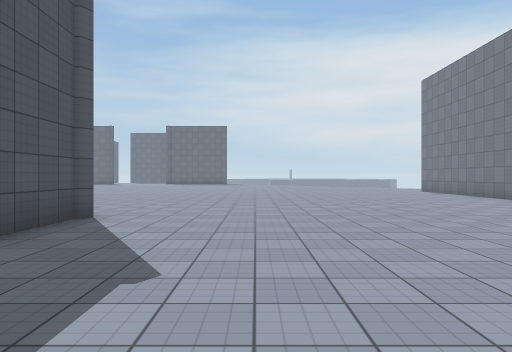
[1] (above)

24 first-person views from a walk through a Unity game level. The camera is 1.4 m above the floor, looks level and sees 70° across. The floor is counted in squares, 2 m on a side. Each view is taken from the middle of a square. On the plan, view 1 faces up. The plan holds only what a view shows up to about 11 squares ahead; the rest is blank. The place goes on beyond the plan. The player is left out. Surface patterns are stand-ins for the level's own textures.

[2]
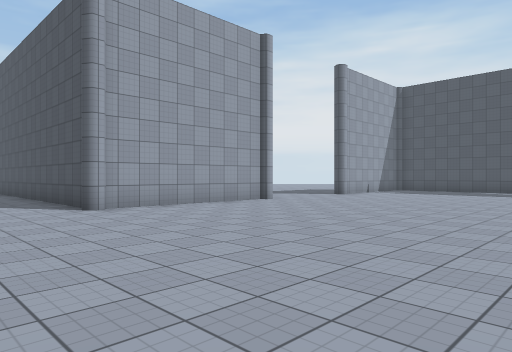

[3]
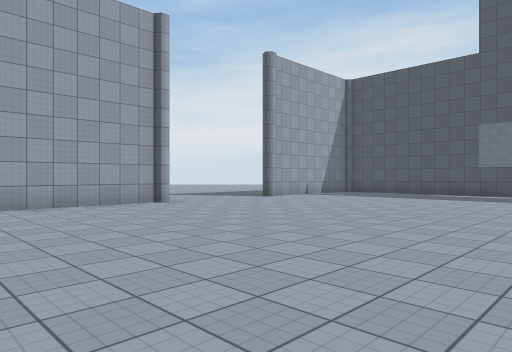

[4]
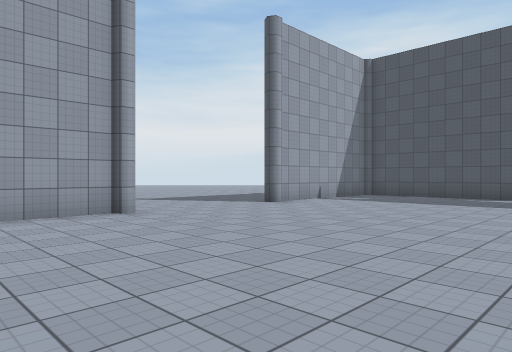

[5]
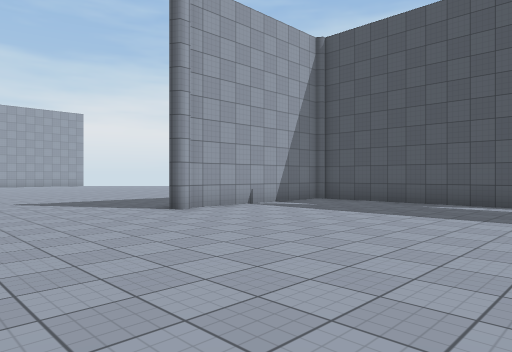

[6]
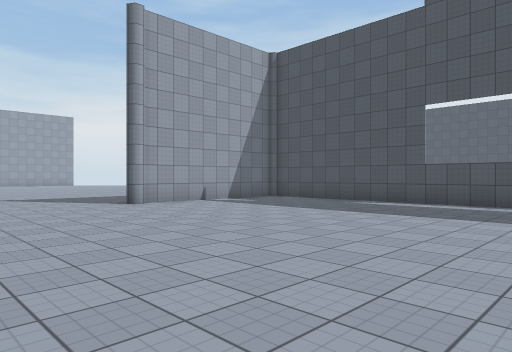

[7]
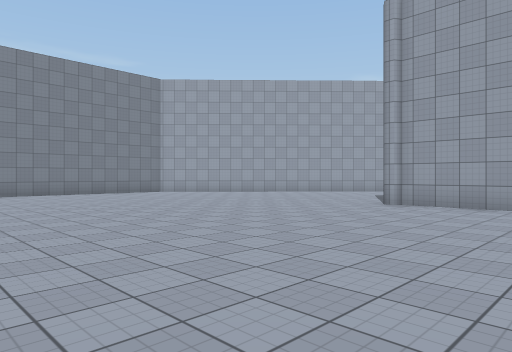

[8]
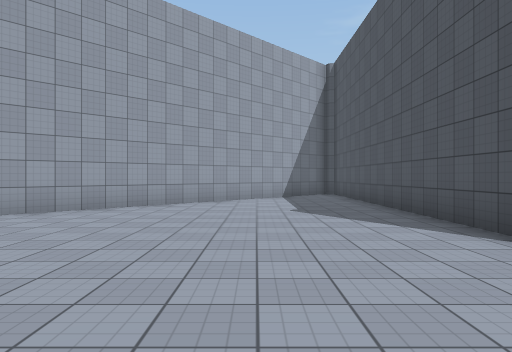

[9]
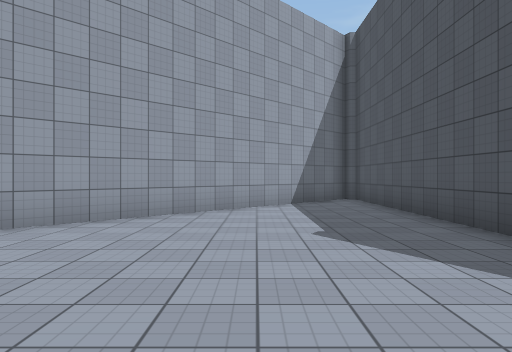

[10]
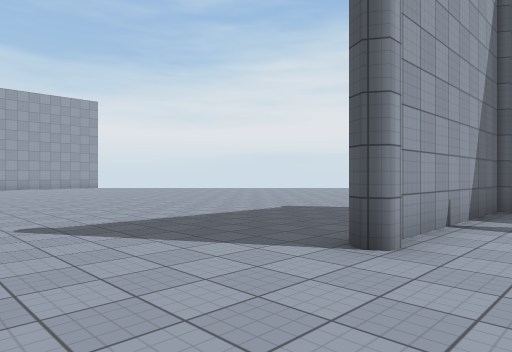

[11]
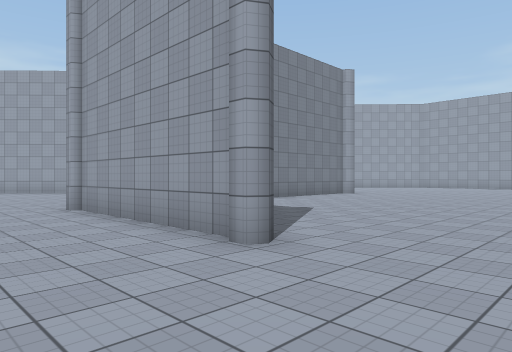

[12]
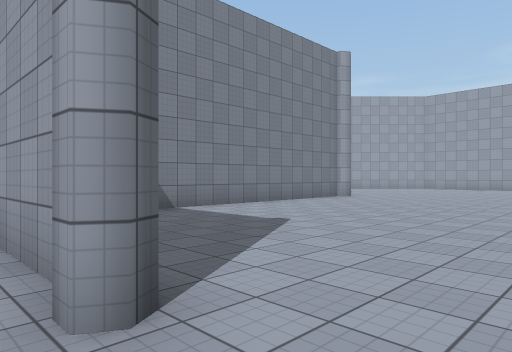

[13]
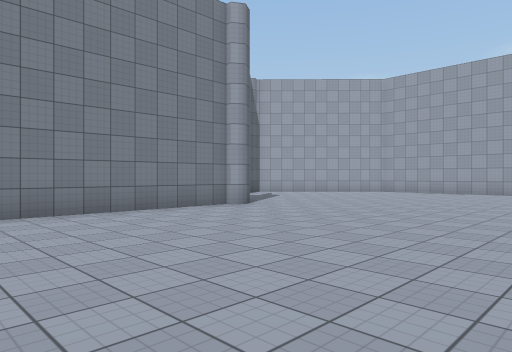

[14]
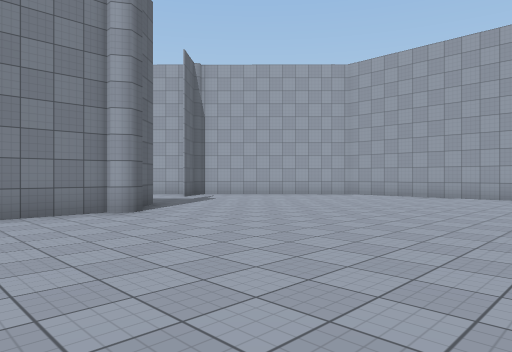

[15]
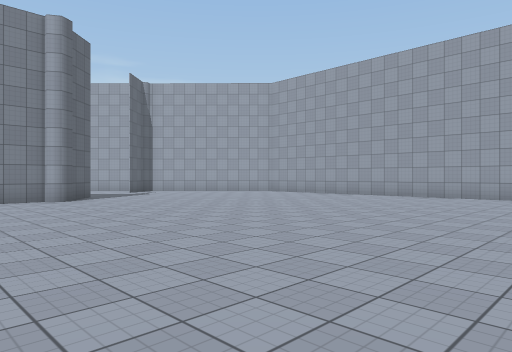

[16]
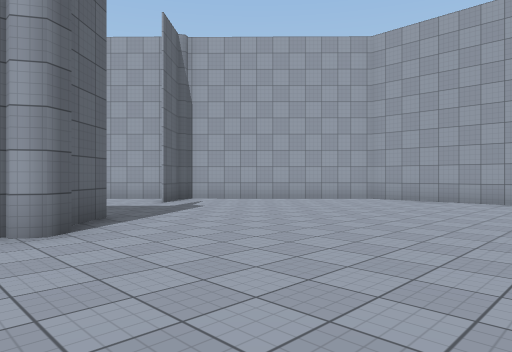

[17]
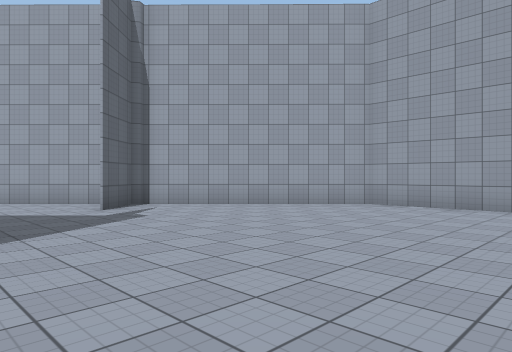

[18]
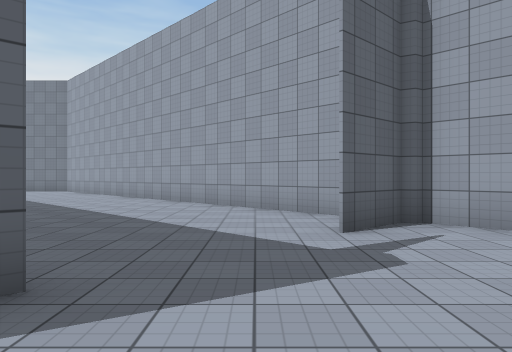

[19]
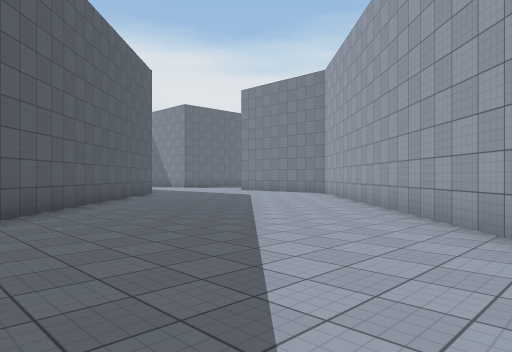

[20]
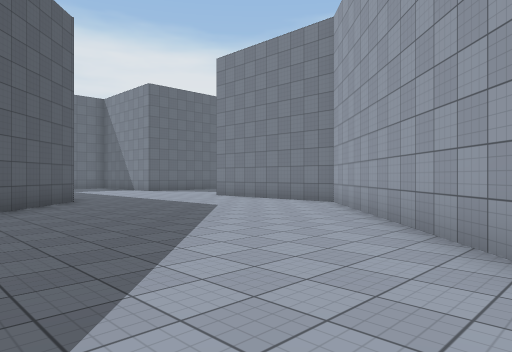

[21]
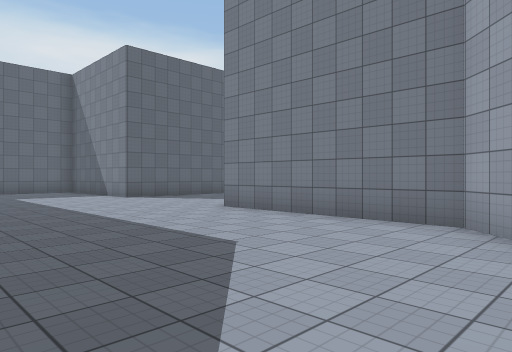

[22]
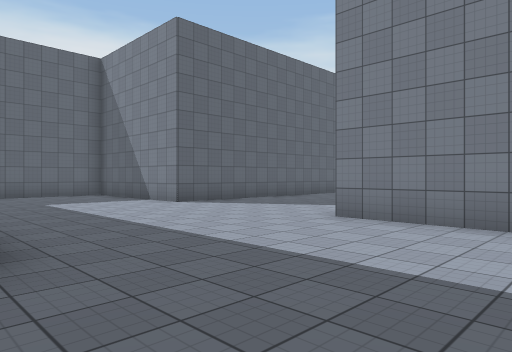

[23]
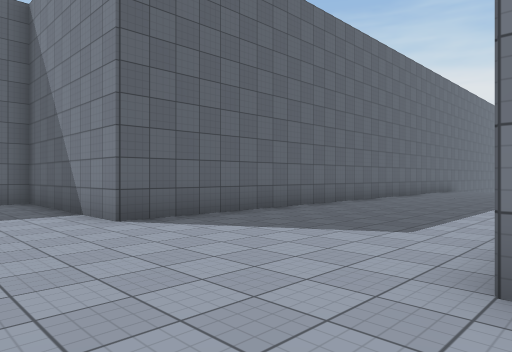

[24]
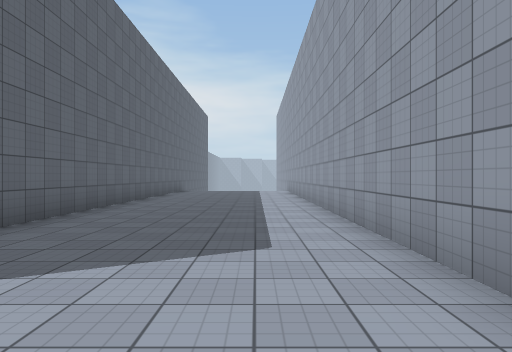

### Floor plan
Points are (right, up) in squares from view 1. A wall is a line through its corners. A room is listed if a view was taken in it or the views show most of it. See-through windows are left out.
Room 1 (views 1, 2, 3, 4, 5, 6, 7, 8, 9, 10, 11)
walls: (-3, 6) (-3, -3.9); (-8, 6.2) (-3.2, 6.2); (-17.4, 6.2) (-12.6, 6.2); (-2.5, -3.9) (4.6, 3.6); (-17.6, 13.4) (-17.6, 6.9)
ways out: opening at (-10.5, 6.8) to room 2
Room 2 (views 12, 13, 14, 15, 16, 17, 18, 19, 20, 21, 22, 23, 24)
walls: (-3, -4) (-3, 3); (-3.2, -4.6) (-3.4, -4.3) (-3.2, -3.9); (-1.8, -5.6) (-2.5, -4.8); (2.2, -8.8) (12.5, 1.3) (12.5, 6.6); (-7.9, -13.5) (-2.6, -13.5) (1.6, -9.3) (0.4, -8); (7.5, 6.5) (1.1, -0.2); (-11.9, -13.5) (-10.9, -13.5); (13, 6.5) (22, 6.5); (22, 11.5) (12.5, 11.5) (12.5, 15.5)
ways out: opening at (-10.5, 6.8) to room 1

Where each view was taken, in squares from view 1:
view 1: 0 up, 0 right, facing up
view 2: 14 up, 0 right, facing down-left
view 3: 15 up, 3 left, facing down-left
view 4: 13 up, 5 left, facing down-left
view 5: 13 up, 8 left, facing down-left
view 6: 15 up, 8 left, facing down-left
view 7: 15 up, 7 left, facing down-right
view 8: 10 up, 0 right, facing down
view 9: 7 up, 0 right, facing down
view 10: 8 up, 9 left, facing down-left
view 11: 9 up, 11 left, facing down-right
view 12: 7 up, 10 left, facing down-right
view 13: 2 up, 10 left, facing down-right
view 14: 1 down, 10 left, facing down-right
view 15: 1 down, 14 left, facing down-right
view 16: 3 down, 8 left, facing down-right
view 17: 5 down, 7 left, facing down-right
view 18: 7 down, 4 left, facing right
view 19: 7 down, 0 right, facing up-right
view 20: 4 down, 4 right, facing up-right
view 21: 0 up, 7 right, facing up-right
view 22: 3 up, 7 right, facing up-right
view 23: 6 up, 10 right, facing up-right
view 24: 8 up, 11 right, facing right
